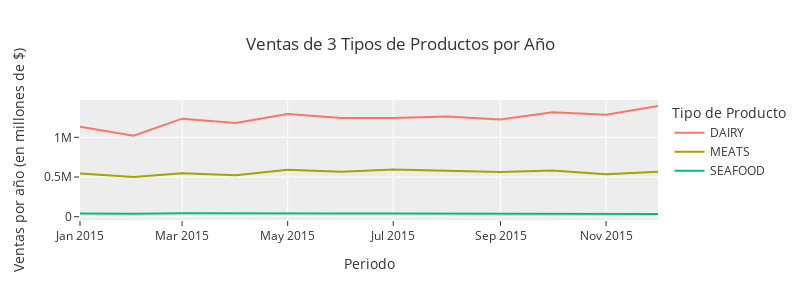

Source (notebook cell):
### Markdown cell above
# Plotly

### Code cell
fig = px.line(
    df,
    width=800, 
    height=300,
    template='ggplot2',
    title='Ventas de 3 Tipos de Productos por Año', # TITULO en Plotly: https://plotly.com/python/figure-labels/
    labels={ # TITULO DE EJES:
        "fecha": "Periodo",
        "value": "Ventas por año (en millones de $)",
        "variable": "Tipo de Producto"
    }
)

fig.show()

### Figure 1 — Plotly figure (JSON) as saved in the notebook; plotly's stock layout.template omitted (floating-point values rounded to 4 significant figures)
{"data": [{"hovertemplate": "Tipo de Producto=DAIRY<br>Periodo=%{x}<br>Ventas por año (en millones de $)=%{y}<extra></extra>", "legendgroup": "DAIRY", "line": {"color": "#F8766D", "dash": "solid"}, "marker": {"symbol": "circle"}, "mode": "lines", "name": "DAIRY", "orientation": "v", "showlegend": true, "type": "scatter", "x": ["2015-01", "2015-02", "2015-03", "2015-04", "2015-05", "2015-06", "2015-07", "2015-08", "2015-09", "2015-10", "2015-11", "2015-12"], "xaxis": "x", "y": [1134521, 1020747, 1234851, 1181180, 1293308, 1243588, 1244815, 1263428, 1224619, 1314827, 1283672, 1394582], "yaxis": "y"}, {"hovertemplate": "Tipo de Producto=MEATS<br>Periodo=%{x}<br>Ventas por año (en millones de $)=%{y}<extra></extra>", "legendgroup": "MEATS", "line": {"color": "#A3A500", "dash": "solid"}, "marker": {"symbol": "circle"}, "mode": "lines", "name": "MEATS", "orientation": "v", "showlegend": true, "type": "scatter", "x": ["2015-01", "2015-02", "2015-03", "2015-04", "2015-05", "2015-06", "2015-07", "2015-08", "2015-09", "2015-10", "2015-11", "2015-12"], "xaxis": "x", "y": [543100.0, 498700.0, 546500.0, 522300.0, 591700.0, 565000.0, 594900.0, 581200.0, 562700.0, 580800.0, 535900.0, 567400.0], "yaxis": "y"}, {"hovertemplate": "Tipo de Producto=SEAFOOD<br>Periodo=%{x}<br>Ventas por año (en millones de $)=%{y}<extra></extra>", "legendgroup": "SEAFOOD", "line": {"color": "#00BF7D", "dash": "solid"}, "marker": {"symbol": "circle"}, "mode": "lines", "name": "SEAFOOD", "orientation": "v", "showlegend": true, "type": "scatter", "x": ["2015-01", "2015-02", "2015-03", "2015-04", "2015-05", "2015-06", "2015-07", "2015-08", "2015-09", "2015-10", "2015-11", "2015-12"], "xaxis": "x", "y": [40470.0, 36070.0, 43810.0, 39980.0, 42510.0, 38780.0, 38540.0, 37770.0, 41910.0, 41420.0, 38820.0, 33730.0], "yaxis": "y"}], "layout": {"height": 300, "legend": {"title": {"text": "Tipo de Producto"}, "tracegroupgap": 0}, "title": {"text": "Ventas de 3 Tipos de Productos por Año"}, "width": 800, "xaxis": {"anchor": "y", "domain": [0, 1], "title": {"text": "Periodo"}}, "yaxis": {"anchor": "x", "domain": [0, 1], "title": {"text": "Ventas por año (en millones de $)"}}}}
